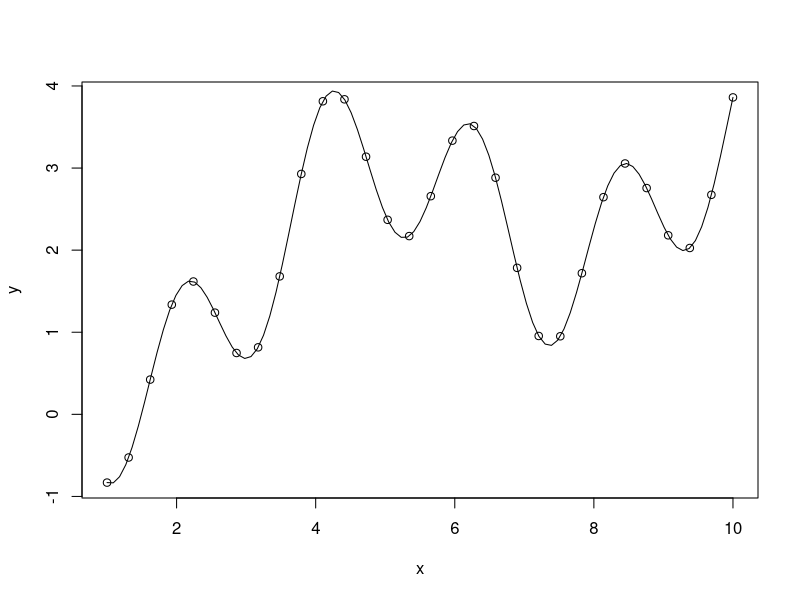
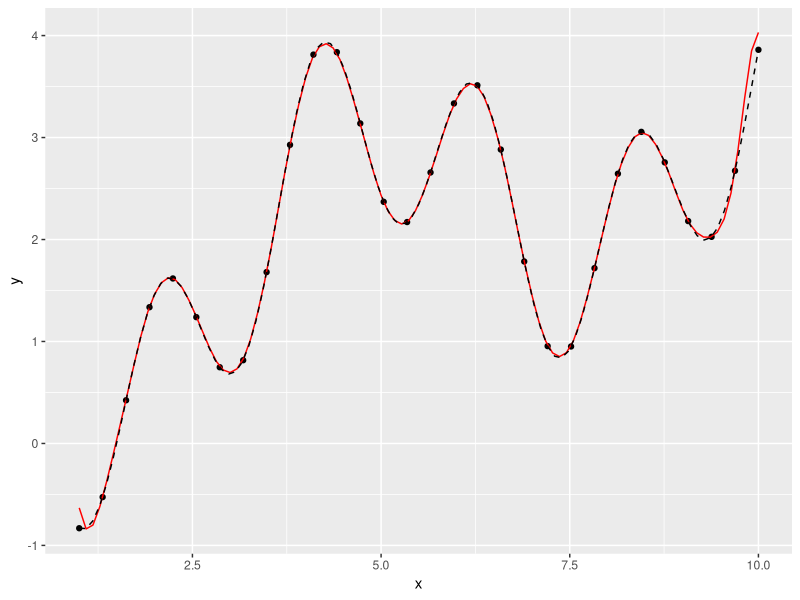

Reproduce these figures in R, in order.
library(magrittr)
library(mvtnorm)
library(ggplot2)
library(MASS)
library(plyr)
library(dplyr)

rm(list = ls())

set.seed(123)
fx <- function(x)
{
  cos(3 * x) + x^(1/2) - sin(x)
}
x = seq(1, 10, length = 30)
y = fx(x) #+ rnorm(length(x), 0, .25)

#Plot the test data
plot(x,y)
curve(fx, add = T)

# Compute an arbitary covariance matrix 
cov_mat_compute <- function(x, xstar, l_param = input$l_param, alpha_param = input$alpha_param, type_cov = c("rat_quad", "squared_exp")) {
  type_cov = match.arg(type_cov)
  if(type_cov == "squared_exp") {
    t = exp(outer(X = x, Y = xstar, FUN = function(x,y) {x - y})^2 * -1 / (2 * l_param^2))
  } else { # is a rational quadratic
    t = (1 + (outer(X = x, Y = xstar, FUN = function(x,y) {abs(x - y)})^2 / (2 * alpha_param * l_param^2)))^(-alpha_param)
  }
  return(t)
}

# Function that takes in a set of training data and outputs the mean function for a GP
# x = input x 
# y = input y 
# cov_mat = covariance matrix between x and y 
# noise_level = vector of len(x) that contains the noise for each x point  
# test_input_x = points within x that need to be evaluated
compute_mean_gp <- function(x, y, cov_func, noise_level, test_input_x) {
  # Compute the necessary covariance matricies
  k = cov_func(x,x)
  k_star = cov_func(x, test_input_x)
  
  mean_y = mean(y)
  y = y - mean(y)
  # Compute the matrix output
  # browser()
  L = chol(k + diag(noise_level))  
  alpha = solve(t(L), solve(L, y))
  f_hat_star = t(k_star) %*% alpha
  log_lik = -1/2 * t(y) %*% alpha - sum(log(diag(L))) - length(x) / 2 * log(2 * pi)
  list(x = x, 
       y = y + mean_y, 
       test_x = test_input_x, 
       f_hat = f_hat_star + mean_y, 
       log_lik = log_lik)
}


cov_func_sqexp <- function(l_param) {
  function(x, xstar) {
    cov_mat_compute(x, xstar, l_param = l_param, type_cov = "squared_exp")
  }
}

result <- compute_mean_gp(x = x, 
                y = y, 
                cov_func_sqexp(.2), rep(0.01, length(x)), seq(1,10, length = 100))


# Plotting for debugging
data.frame(x = result$x, y = result$y) %>% 
  ggplot() +
  geom_point(aes(x = x, y = y)) + 
  geom_line(aes(x = tx, y = yhat), color = "red", data = data.frame(tx = result$test_x, yhat = result$f_hat)) +
  stat_function(fun = fx, linetype = 2)

















  
